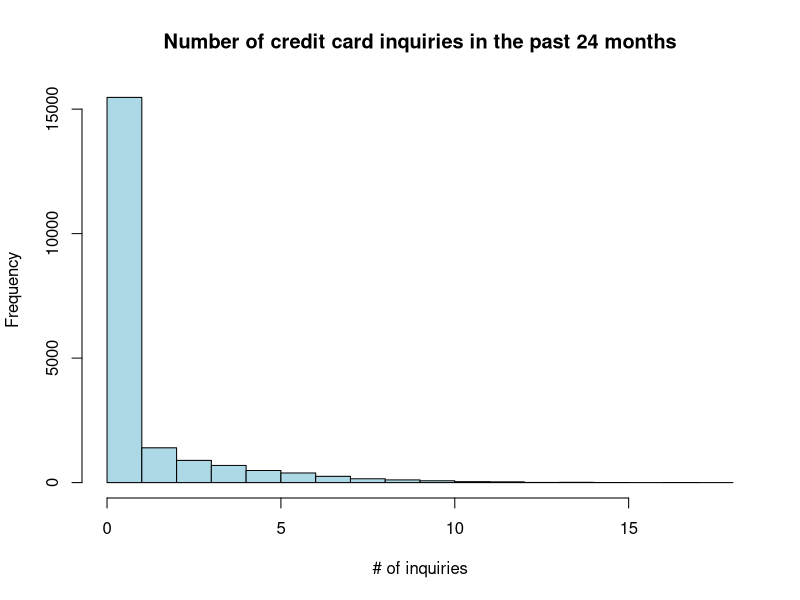
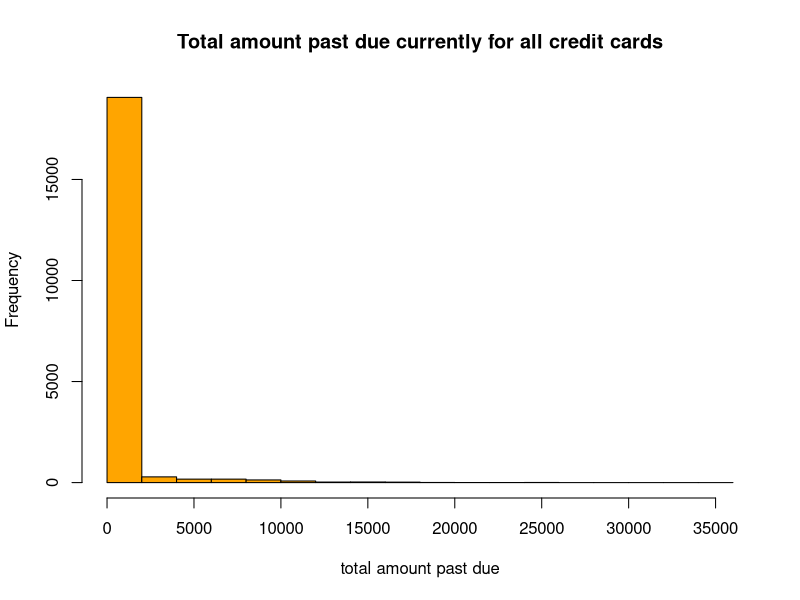
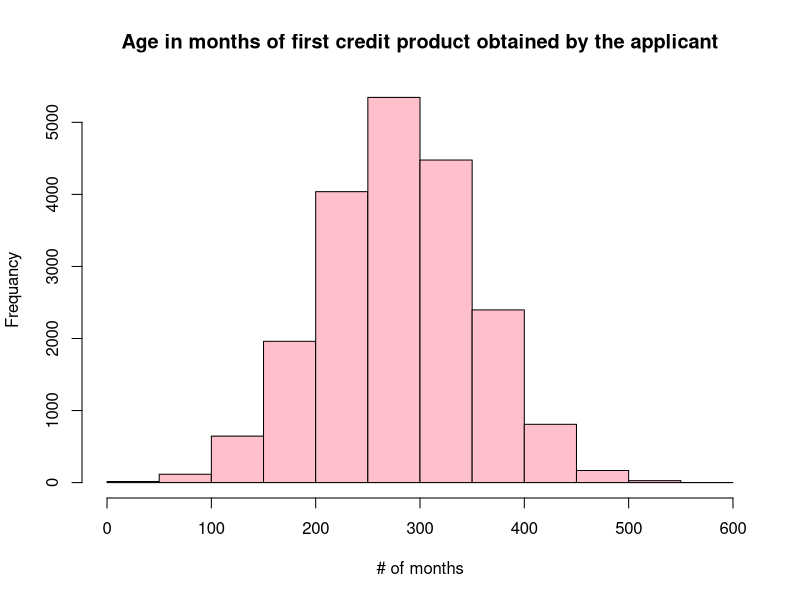
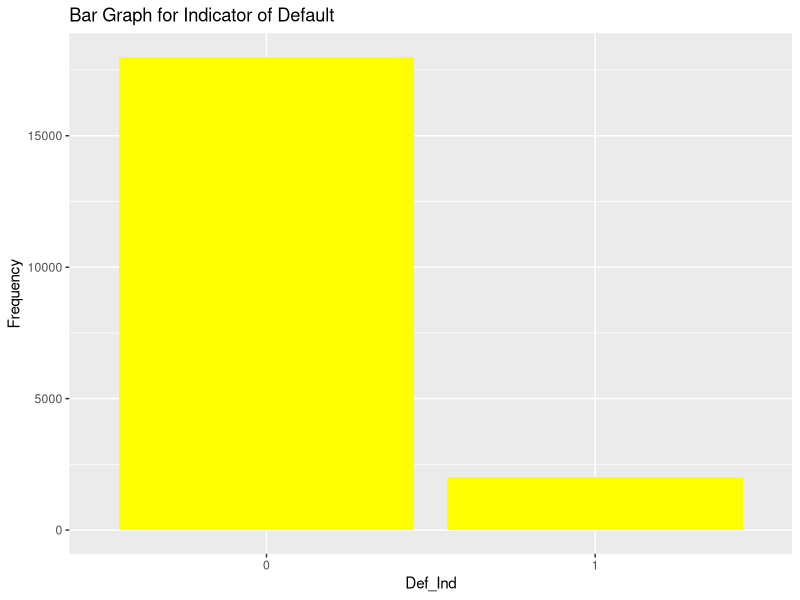
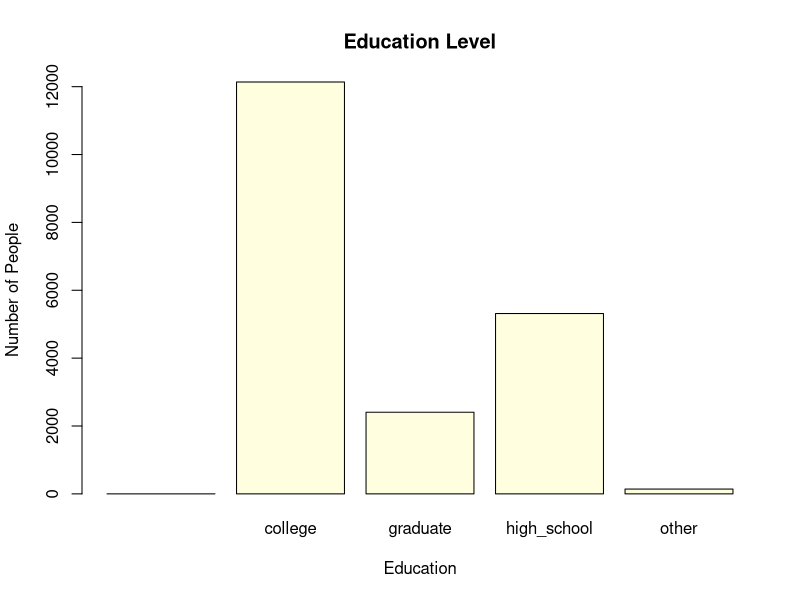
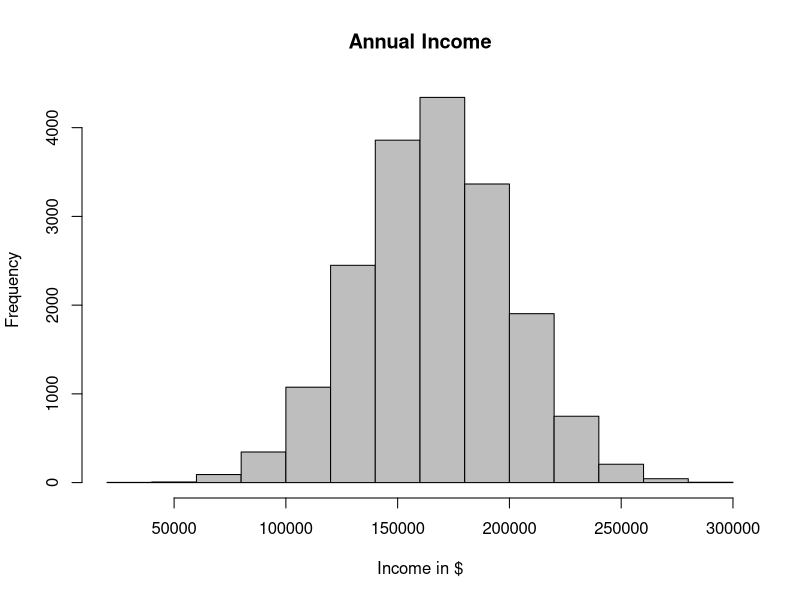
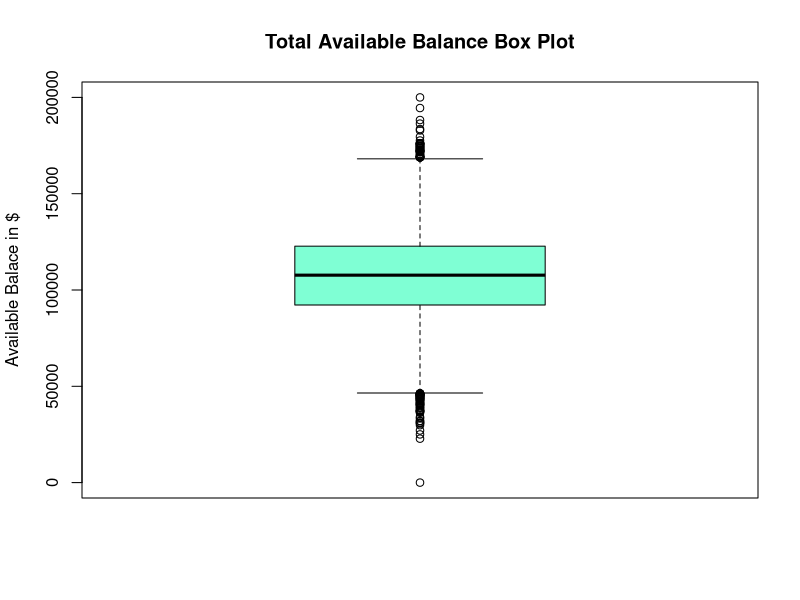

Recreate these plots in R, in order.
## ---- chunk 1
knitr::opts_chunk$set(echo = TRUE)
## ---- chunk 2
loan_data<-read.csv("loan_default_data_set (3).csv", header=T)
#20,000 rows (observations)
#21 columns (variables)
## ---- chunk 3
column_names <- colnames(loan_data)
column_names
## ---- chunk 4
#There are a three types of data in this data set. def_ind and ind_XYZ are oridnal data, they give a binary # (0 or 1) as an indication of that columns purpose. re_education is categorical data because it is measured with a name (school level) as opposed to a mathematical value. All other columns in the data set are numerical.

## ---- chunk 5
missing_col <- colSums(is.na(loan_data))
missing_col
#rep_income and pct_card_over_50_uti are missing values

perc_miss <- (missing_col/nrow(loan_data)) * 100
perc_miss
# 7.795% of rep_income is missing AND 9.790% of pct_card_over_50_uti is missing
## ---- chunk 6
#1: Drop rows or columns with missing values -> (quick and easy but can skew data if the dropped set is important)
#2: Imputation -> (replacing missing values with a statistical value like a mean or median, can be useful is data is missing at random but could introduce bias)
#3:Interpolation -> (can use statistical methods to estimate missing values based on the values of other variables, provides a polished imputation based on the relationship between variables but assumes a certain correlations between variables)
#4:Model-Based Imputation -> (Use predictive models such as k-nearest neighbors to predict missing values, is fairly accurate but requires for time and resources and assumes correlation between variables)
#5:Subset Data -> (can subset our data to obtain complete observations, can be quick bur can exclude important data)


## ---- chunk 7
#I would fit a supervised learning model because the data is labeled and the goal is to predict or classify future observations.

## ---- chunk 8
new_loan_data <- na.omit(loan_data)
head(new_loan_data)

no_missing <- dim(new_loan_data)
no_missing
#16653 rows, 21 columns
## ---- chunk 9
library(dplyr)
summary_stats <- summary(loan_data)
summary_stats
## ---- chunk 10
#num_card_inq_24_month -> mean:1.044 > median:0.000, therefore right-skewed
#tot_amount_currently_past_due -> mean:354.2 > median:0.0, therefore right-skewed
#credit_age -> mean:280.9 < median:281.0, graph will look bell shaped because mean and median are very close but technically right skewed because median is slightly larger than the mean
## ---- chunk 11
hist(loan_data$num_card_inq_24_month, main="Number of credit card inquiries in the past 24 months", xlab="# of inquiries", ylab="Frequency", col="lightblue", border="black")

hist(loan_data$tot_amount_currently_past_due, main="Total amount past due currently for all credit cards", xlab="total amount past due", ylab="Frequency", col="orange", border="black")

hist(loan_data$credit_age, main="Age in months of first credit product obtained by the applicant", xlab="# of months", ylab="Frequancy", col="pink", border="black")

#Yes these confirm the skewness that I found in part b.

## ---- chunk 12
#1) You could assign a unique numerical label to each category in the column. The factor "function"  can be used to do this, as well as "as.numeric". This creates a new column and  assigns a numerical label to each unique category in the "rep_education" column.
#2) You could create binary columns for each category which represents the presence or absence of a category with a 1 or 0. The model.matrix function can be used for this. This called encoding.

## ---- chunk 13
library(ggplot2)

def_ind_col <- loan_data$Def_ind

ggplot(loan_data, aes(x = factor(def_ind_col))) + geom_bar(fill = "yellow") + labs(title = "Bar Graph for Indicator of Default", x="Def_Ind", y="Frequency")
#right skewed
#mode 0 mean 0.1, median 0
## ---- chunk 14
barplot(table(loan_data$rep_education), main="Education Level", xlab="Education", ylab="Number of People", col="lightyellow")
#There is a large amount of people with college level education and the next highest is high school. There is a small number of people with graduate level education and a very small amount with "other"
#Rigth skewed

## ---- chunk 15
hist(loan_data$rep_income, main="Annual Income", xlab="Income in $", ylab="Frequency", col="grey", border="black")

## ---- chunk 16
boxplot(loan_data$tot_balance, main="Total Available Balance Box Plot", ylab="Available Balace in $", col="aquamarine", border="black")
tot_balance_sum <- summary(loan_data$tot_balance)
tot_balance_sum 

# Are there any outliers for this variable?  (-1)
